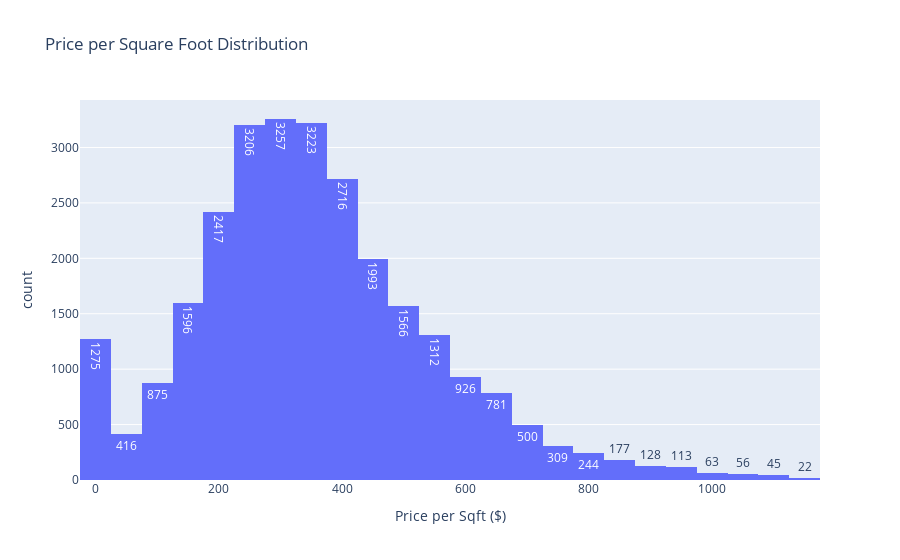

The notebook cell this image was saved under:
### Markdown cell above
### 6.4 Price per Square Foot

### Code cell
fig = px.histogram(df, x='price_per_sqft', nbins=50,text_auto= True,
                   title='Price per Square Foot Distribution',
                   labels={'price_per_sqft': 'Price per Sqft ($)'})
fig.show()

print(f"Mean: ${df['price_per_sqft'].mean():,.2f}/sqft")
print(f"Median: ${df['price_per_sqft'].median():,.2f}/sqft")

### Figure 1 — Plotly figure (JSON) as saved in the notebook; plotly's stock layout.template omitted (floating-point values rounded to 4 significant figures; data arrays with more than 128 entries replaced by an {"elided": "..."} marker saying what was removed)
{"data": [{"bingroup": "x", "hovertemplate": "Price per Sqft ($)=%{x}<br>count=%{y}<extra></extra>", "legendgroup": "", "marker": {"color": "#636efa", "pattern": {"shape": ""}}, "name": "", "nbinsx": 50, "orientation": "v", "showlegend": false, "texttemplate": "%{value}", "type": "histogram", "x": {"elided": "27216 float values"}, "xaxis": "x", "yaxis": "y"}], "layout": {"barmode": "relative", "legend": {"tracegroupgap": 0}, "title": {"text": "Price per Square Foot Distribution"}, "xaxis": {"anchor": "y", "domain": [0, 1], "title": {"text": "Price per Sqft ($)"}}, "yaxis": {"anchor": "x", "domain": [0, 1], "title": {"text": "count"}}}}
